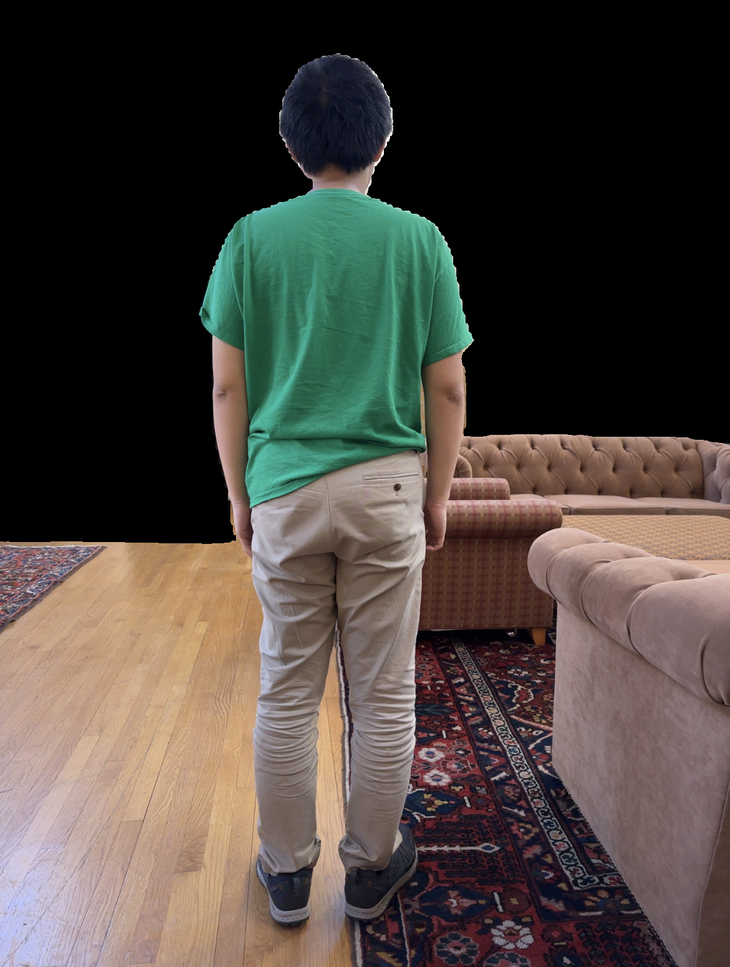
#> input picture data/shirt.png, 730 x 967 px, shrunk from 1179 x 1561 before the run, found by its file name
$ python test.py
#> lines starting #> are read from the running program, lines starting #| are printed output that depends on the picture; after the words box and inside, x2 and y2 are one past the last pixel; in counts of white or black regions, pixels touching at a corner belong together
import numpy as np
import matplotlib.pyplot as plt
from skimage.filters import threshold_otsu
import cv2

sample_image = cv2.imread('./data/shirt.png')
#> sample_image is the input picture: shape (967, 730, 3); mean B, G, R 61.9, 67.5, 74.3
img = cv2.cvtColor(sample_image,cv2.COLOR_BGR2RGB)

low = np.array([30, 90, 30])
high = np.array([90, 240, 240])

mask = cv2.inRange(img, low, high)
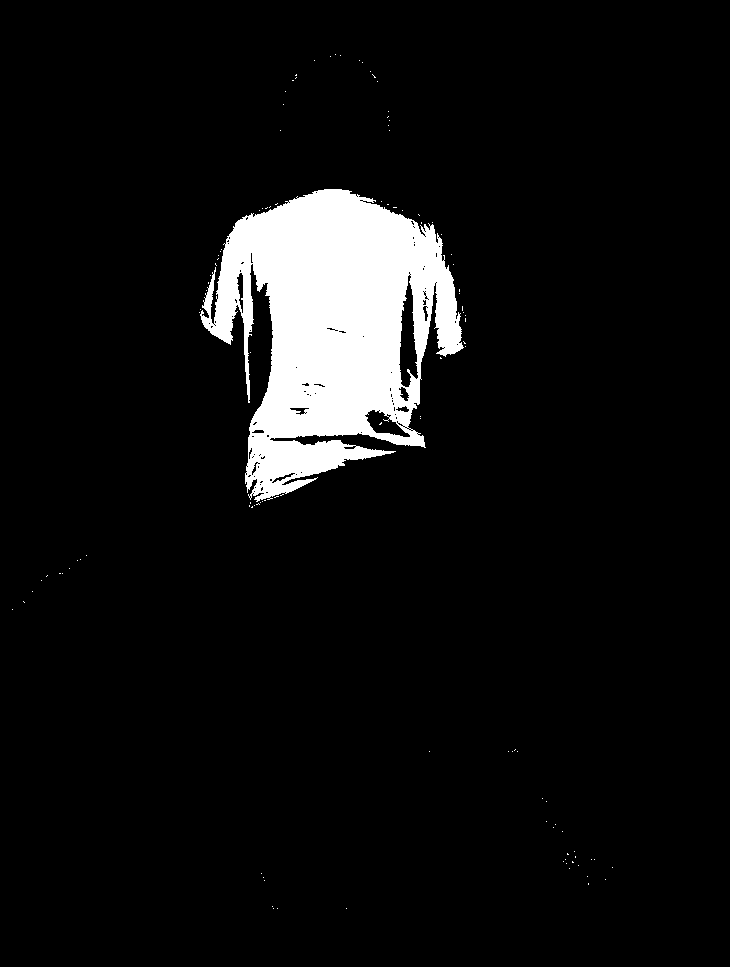
#> mask: shape (967, 730); 6.7% white; 113 white regions (112 under 20 px)
contours, hierarchies = cv2.findContours(mask, cv2.RETR_LIST, cv2.CHAIN_APPROX_SIMPLE)
#> contours = 231 contours, 215 with area under 20; largest, box (x1, y1, x2, y2) and area: (200, 189, 464, 502) 48588, (398, 274, 419, 388) 1339, (364, 409, 411, 438) 622, (236, 272, 244, 314) 181, (398, 386, 410, 402) 95
blank = np.zeros(mask.shape[:2], dtype='uint8')
cv2.drawContours(blank, contours, -1, (255, 0, 0), 1)
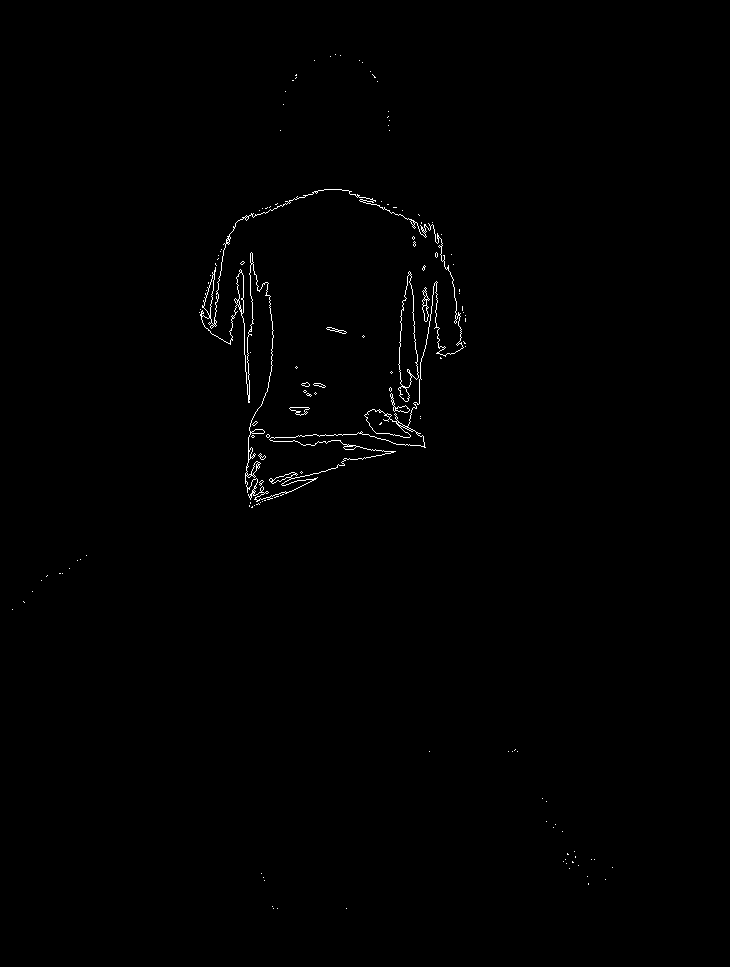
#> blank: shape (967, 730); 0.52% white in thin lines or dots, all inside (x1, y1, x2, y2) = (12, 54, 613, 909)

if len(contours) != 0:
    # draw in blue the contours that were founded
    cv2.drawContours(img, contours, -1, 255, 3)

    # find the biggest countour (c) by the area
    c = max(contours, key = cv2.contourArea)
#> c = contour of 1204 points, box (x1, y1, x2, y2) (200, 189, 464, 502), area 48588
    x,y,w,h = cv2.boundingRect(c)
#> x = 200; y = 189; w = 264; h = 313
    cx = x + int(w/2)
#> cx = 332
    cy = y + int(h/2)
#> cy = 345

    # draw the biggest contour (c) in green
    cv2.rectangle(img,(x,y),(x+w,y+h),(0,255,0),2)
    cv2.circle(img, (cx, cy), 20, (0, 0, 255), -1)
    cv2.putText(img, "center", (cx - 100, cy - 50),
                   cv2.FONT_HERSHEY_SIMPLEX, 2, (0, 0, 0), 5)
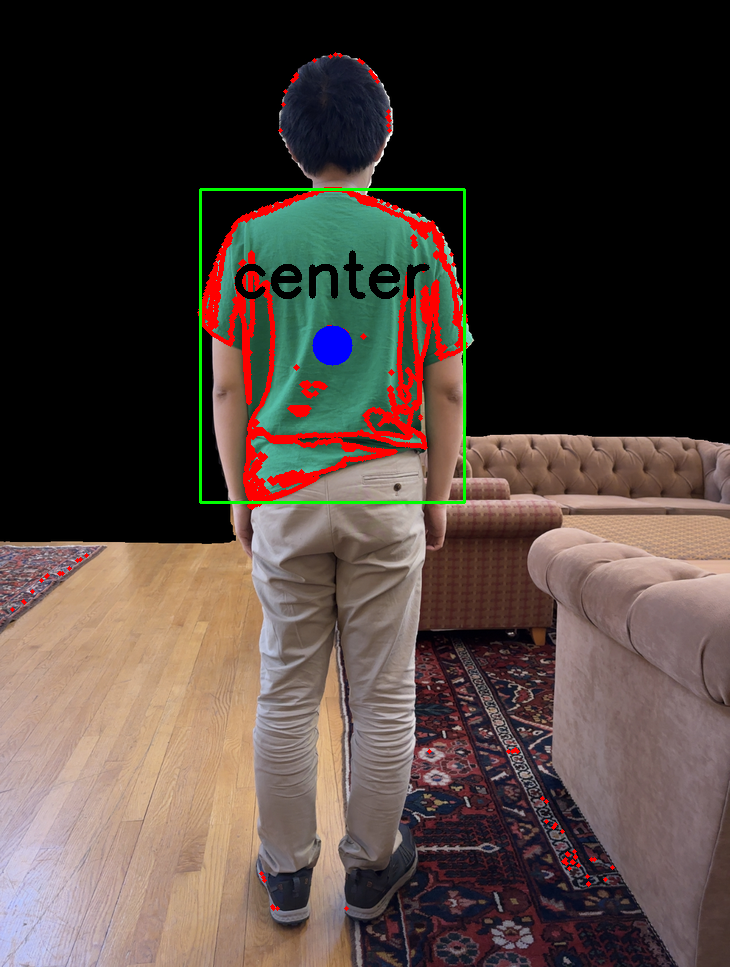
#> img: shape (967, 730, 3); mean R, G, B 78, 65.2, 59.4
    print("x: ", cx)
#| x:  332
    print("y: ", cy)
#| y:  345

result = cv2.bitwise_and(img, img, mask=mask)
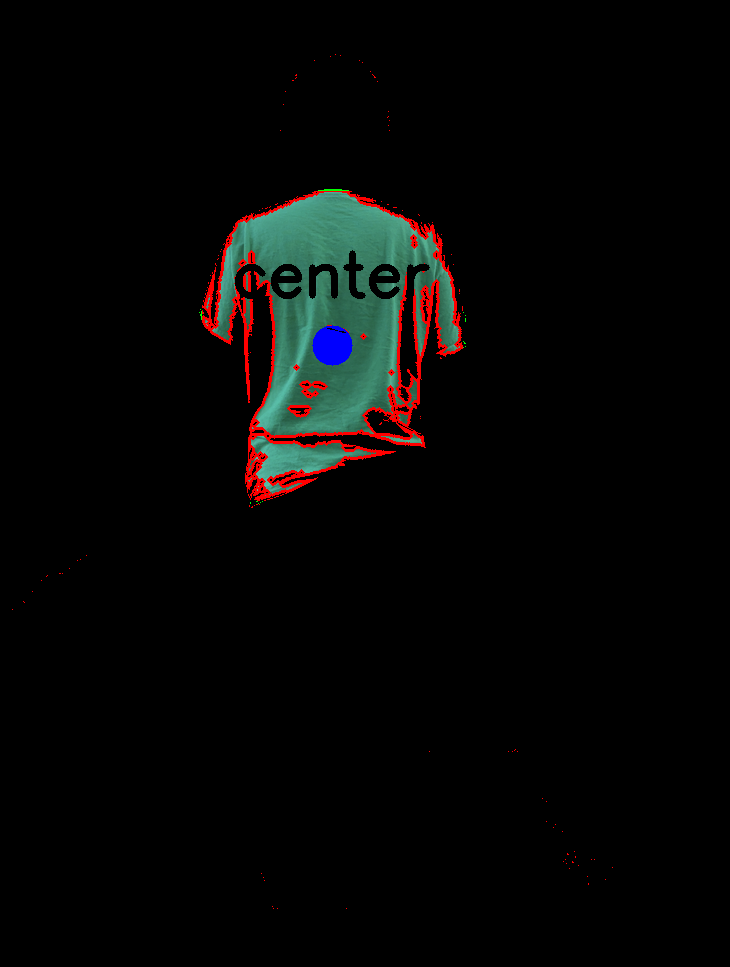
#> result: shape (967, 730, 3); mean R, G, B 6.2, 6.4, 5.6

plt.axis('off')
plt.imshow(img)
plt.show()
